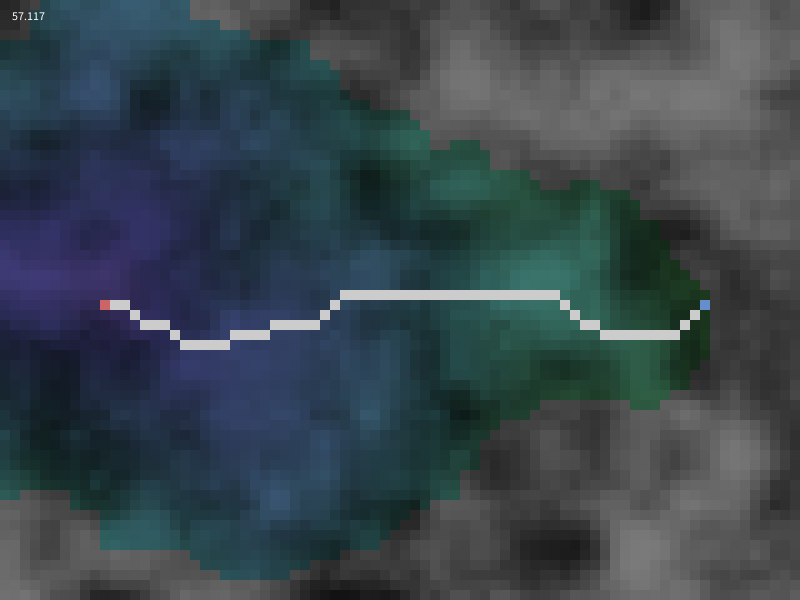
Frame 1 (no input)
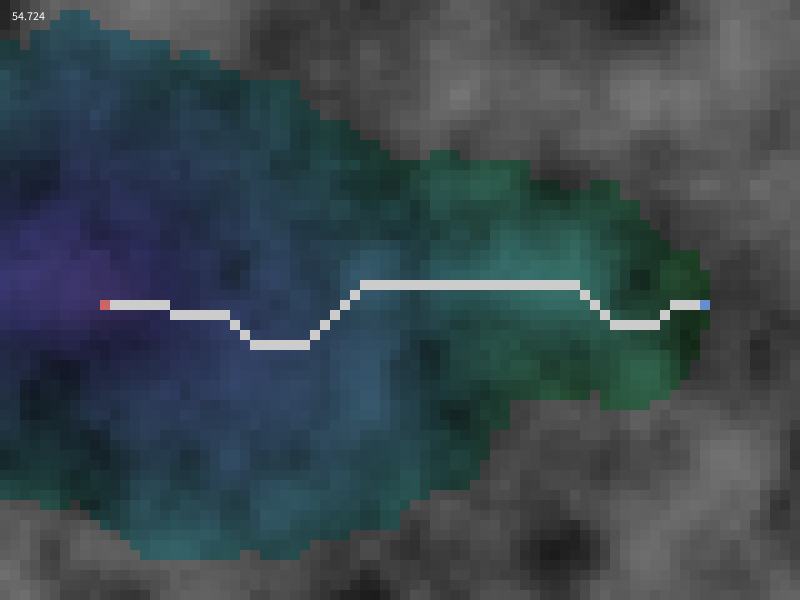
Frame 60 (the mouse pressed at the canvas centre just before this capture)
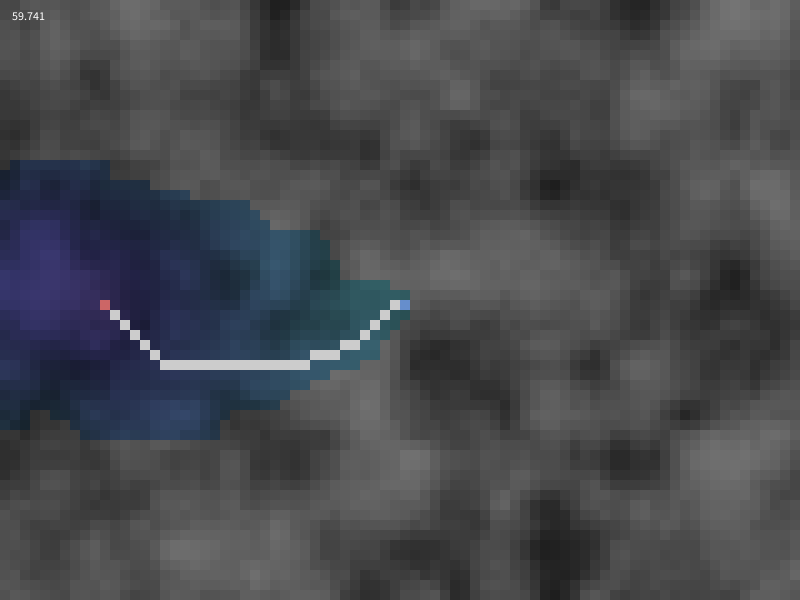
Frame 120 (the mouse held since frame 60 and released just before this capture)

The Processing sketch that drew these frames (run headless with seeded random() and noise(); from frame 60 on, the mouse is pressed at the canvas centre):

// Processing sketch: Pathfind1
// ── Pathfind1.pde
//Implementation of [pathfinding tutorial](https://www.redblobgames.com/pathfinding/a-star/introduction.html)

CellGrid world;
Agent agent;
Goal goal; 
PathfindGraphic pf;

void setup()
{
  size(800, 600); 
  colorMode(HSB, 1, 1, 1, 1); 
  
  world = new CellGrid(width, height);
  goal = new Goal(world);
  agent = new Agent(world, goal);
  pf = new PathfindGraphic(world, agent, goal);
  
}

void draw()
{
  background(47f/360f, 0.05, 1);
  pf.draw();
  
  fill(0, 0, 1);
  text(frameRate, 10, 20); 
}

// ── Agent.pde
import java.util.HashMap;
import java.util.Comparator;
import java.util.PriorityQueue;

class AgentStep
{
  Cell position;
  float costToReach; 
  
  AgentStep(Cell p, float f)
  {
    position = p; 
    costToReach =f; 
  }
}

class Agent
{
  CellGrid world;
  Goal goal;
  Cell position; 
  
  PriorityQueue<AgentStep> frontier; //sorts the frontier least cost position
  HashMap<Cell, Cell> came_from;
  HashMap<Cell, Float> cost_so_far;
  
  Agent(CellGrid world, Goal goal)
  {
    this.world = world;
    this.goal = goal; 
    position = world.cellAtPixels(100, 300); 
    
    frontier = new PriorityQueue<AgentStep>(5, new Comparator<AgentStep>()
    {
      public int compare(AgentStep a, AgentStep b) { return (int)(a.costToReach - b.costToReach); }  
    }); 
    
    came_from = new HashMap<Cell, Cell>();
    cost_so_far = new HashMap<Cell, Float>();
  }
  
  float movementCost(Cell src, Cell dest)
  {
    //float dist = sqrt(sq(src.X - dest.X) + sq(src.Y - dest.Y));
    //float cost = dest.arrivalCost * dist;
    
    return 5 * dest.arrivalCost * sqrt(sq(src.X - dest.X) + sq(src.Y - dest.Y)); //cost;
  }
  
  float manhattanDistance(Cell src, Cell dest)
  {
    return 0.001 * abs(src.X - dest.X) + abs(src.Y - dest.Y);
  }
  
  public ArrayList<Cell> getPath()
  {
    //visualisation
    for(Cell cell : world.cells)
    {
      cell.interestingValue = -99;
    }
    
    //search 
    frontier.clear();
    came_from.clear();
    cost_so_far.clear();
    
    frontier.add(new AgentStep(position, 0f)); 
    came_from.put(position, null);
    cost_so_far.put(position, 0f); 
    
    while(frontier.size() > 0)
    {
      Cell current = frontier.poll().position;
      if(current.Equals(goal.position)) break;
      
      ArrayList<Cell> neighbors = world.getNeighbors(current);
      for(Cell neighbor : neighbors)
      {
        float new_cost = cost_so_far.get(current) + movementCost(current, neighbor);
        
        if(!came_from.containsKey(neighbor) || new_cost < cost_so_far.get(neighbor))
        {
          neighbor.interestingValue = new_cost;
          cost_so_far.put(neighbor, new_cost);
          came_from.put(neighbor, current);
          
          float priority = new_cost + manhattanDistance(neighbor, goal.position);
          frontier.add(new AgentStep(neighbor, priority));
        }
      }
      
      frontier.remove(0); 
    }
    
    //return path
    Cell step = goal.position; 
    ArrayList<Cell> path = new ArrayList<Cell>(); 
    while(!step.Equals(this.position))
    {
      path.add(step);
      step = came_from.get(step); 
      if(step == position)
      {
        break;
      }
    }
    
    return path; 
  }
  
}

// ── Cells.pde

class Cell
{
  int X;
  int Y;
  float arrivalCost; 
  float interestingValue = -99;
  
  float noise_s = 0.11f;
  float noise_o = 500f;
  float noise_z = 0f;
  
  public Cell(int x, int y)
  {
    X = x;
    Y = y;
    
    updateCost();
  }
  
  boolean Equals(Cell other)
  {
    return X == other.X && Y == other.Y;
  }
  
  void updateCost()
  {
    noise_z += 0.004;
    arrivalCost =  noise(X * noise_s + noise_o, Y * noise_s + noise_o, noise_z);
    arrivalCost = arrivalCost * arrivalCost;
  }
}

class CellGrid
{
  Cell[] cells;
  int cellSize = 10;
  int countCellsX;
  int countCellsY;
  
  public CellGrid(int pixelsX, int pixelsY)
  {
    countCellsX = pixelsX / cellSize; 
    countCellsY = pixelsY / cellSize;
    cells = new Cell[countCellsX * countCellsY];
    for(int i = 0; i < countCellsX; i++)
    {
      for(int j = 0; j < countCellsY; j++)
      {
        cells[getIndex(i,j)] = new Cell(i, j); 
      }
    }
  }
  
  int getIndex(int x, int y)
  {
    int i = countCellsX * y + x;
    return i;
  }
  
  PVector getXY(int index)
  {
    int x = index % countCellsX;
    int y = floor(index / countCellsX);
    return new PVector(x, y);
  }
  
  Cell getCell(int x, int y)
  {
    return cells[countCellsX * y + x];
  }
  
  ArrayList<Cell> getNeighbors(Cell cell)
  {
    ArrayList<Cell> result = new ArrayList<Cell>(); 
    
    for(int i = max(0, cell.X - 1); i < min(countCellsX, cell.X + 2); i++) //<>//
    {
      for(int j = max(0, cell.Y - 1); j < min(countCellsY, cell.Y + 2); j++)
      {
        if(i == cell.X && j == cell.Y) { }
        else
        {
          Cell c = cells[getIndex(i,j)];
          result.add(c);
        }
      }
    }
    
    return result;
  }
  
  Cell cellAtPixels(float x, float y)
  {
    int i = floor(x / cellSize); 
    int j = floor(y / cellSize);
    return getCell(i, j);
  }
  
  Cell getRandomPosition()
  {
    int x = (int)(random(0, countCellsX)); 
    int y = (int)(random(0, countCellsY));
    return getCell(x, y); 
  }
  
}

// ── Goal.pde

class Goal
{
  Cell position; 
  
  public Goal(CellGrid world)
  {
    position = world.cellAtPixels(700, 300);
  }
}

// ── PathfindGraphic.pde

class PathfindGraphic
{
  PGraphics pg;
  CellGrid cells;
  Agent agent;
  Goal goal;
  ArrayList<Cell> path;
  
  public PathfindGraphic(CellGrid cells, Agent agent, Goal goal)
  {
    this.cells = cells; 
    this.agent = agent; 
    this.goal = goal; 
    path = agent.getPath();
    
    pg = createGraphics(width, height);
    
    pg.beginDraw();
    pg.colorMode(HSB, 1, 1, 1, 1); 
    pg.endDraw(); 
  }
  
  int frame = 0;
  
  void draw()
  {
    
    if(mouseX > 0 && mouseX < width && mouseY > 0 && mouseY < height)
    {
      goal.position = cells.cellAtPixels(mouseX, mouseY); 
    }
    
    
    for(Cell cell : cells.cells)
    {
      cell.updateCost();
    }
    
    if(frame > 10)
    {
      path = agent.getPath();
      frame = 0;
    }
    frame++;
    
    pg.beginDraw();
    pg.clear();
    //pg.stroke(0, 0, 0.9);
    pg.noStroke();
    for(int i = 0; i < cells.countCellsX; i++)
    {
      for(int j = 0; j < cells.countCellsY; j++)
      {
        Cell cell = cells.getCell(i, j); 
        if(cell.Equals(agent.position))
        {
          pg.fill(0, 0.5, 0.8);
        }
        else if(cell.Equals(goal.position))
        {
          pg.fill(0.6, 0.5, 0.8);
        }
        else if(path.contains(cell))
        {
          pg.fill(0.3, 0.0, 0.8);
        }
        else
        {
          float h = (map(cell.interestingValue, 0, 100, 0.7, 0)+1)%1;
          float b = sq(map(cell.arrivalCost, 1, 0, 0.0, 0.7));
          float s = cell.interestingValue < 0 ? 0 : 0.5;
          pg.fill(h, s, b);    
          
        }
        
        pg.rect(i * cells.cellSize, j * cells.cellSize, cells.cellSize, cells.cellSize); 
      }
    }
    
    pg.endDraw(); 
    
    image(pg, 0, 0); 
  }
}
